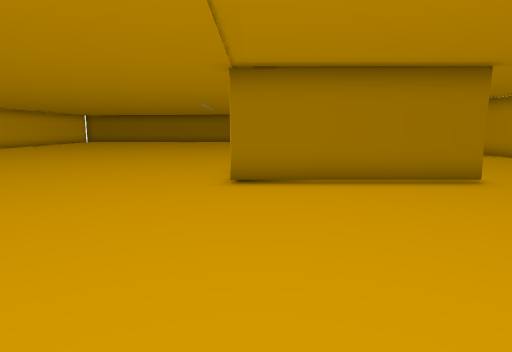
View 1 (above)

19 first-person views from a walk through a scene from a Unity 3-D project. The camera is 1.2 m above the floor, tilts 8° down and sees 75° across. The floor is counted in squares, 1 m on a side. Each view is taken from the middle of a square. On the plan, view 1 faces up. The plan holds only what a view shows up to about 14 squares ahead; the rest is blank. The player is left out.

View 2
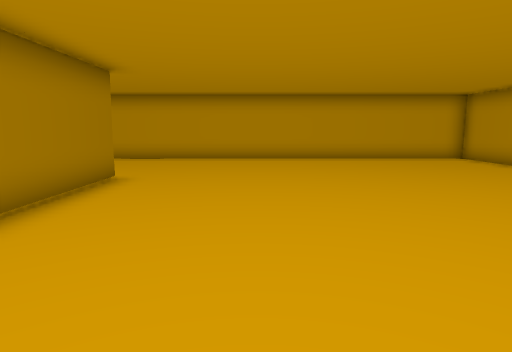

View 3
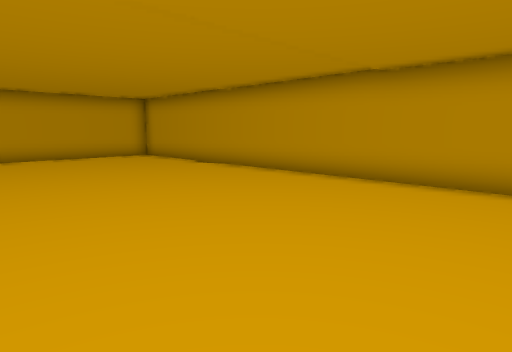

View 4
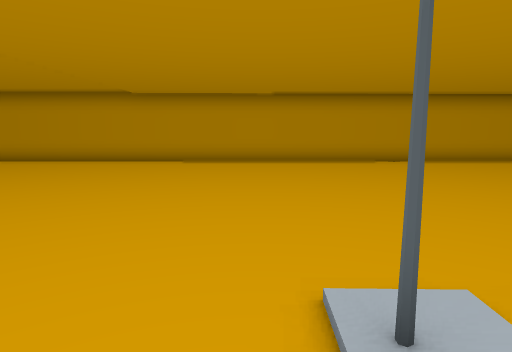

View 5
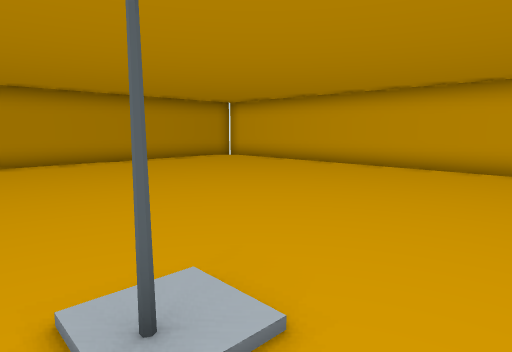

View 6
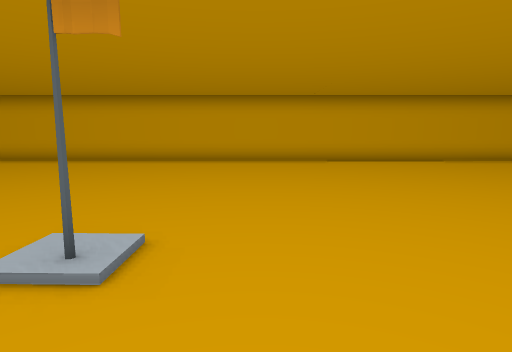

View 7
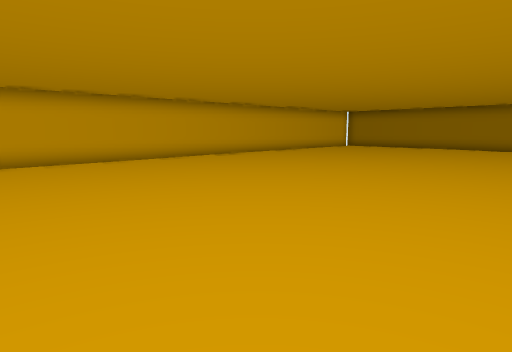

View 8
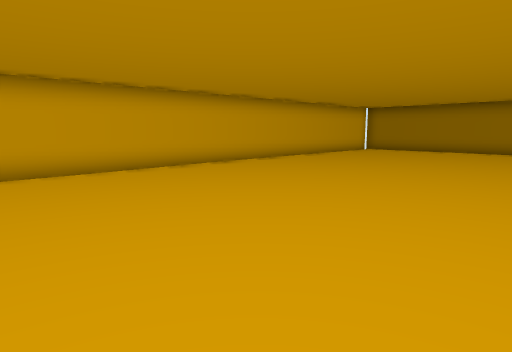

View 9
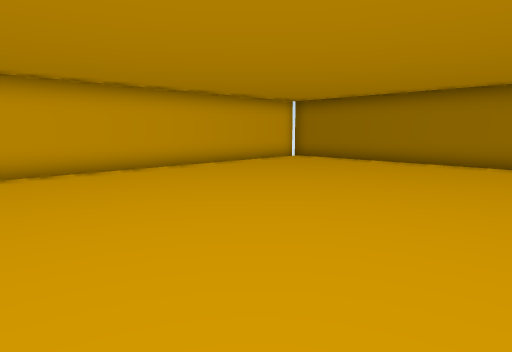

View 10
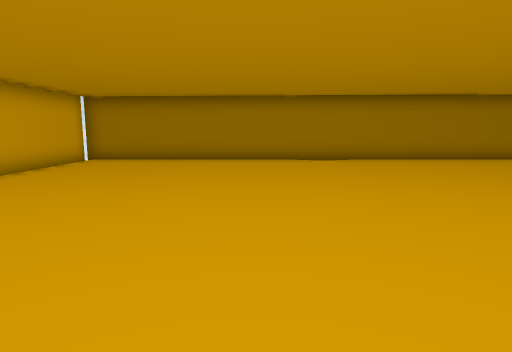

View 11
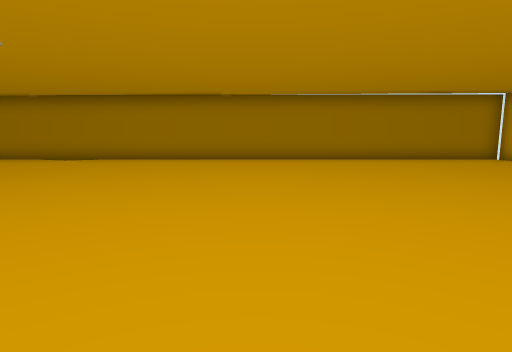

View 12
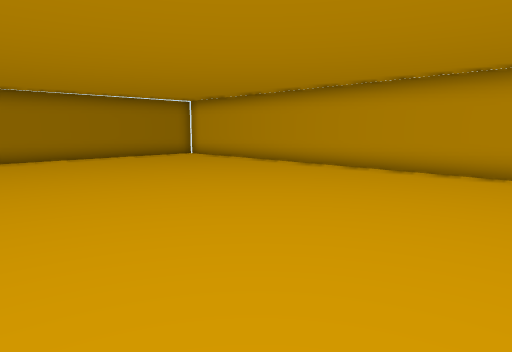

View 13
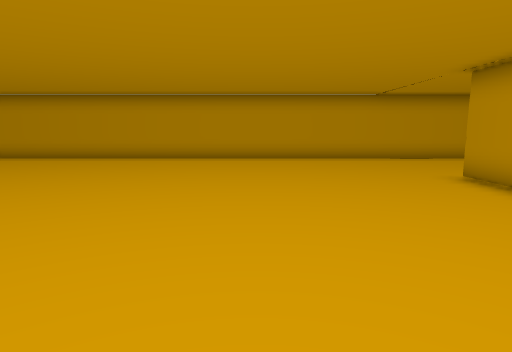

View 14
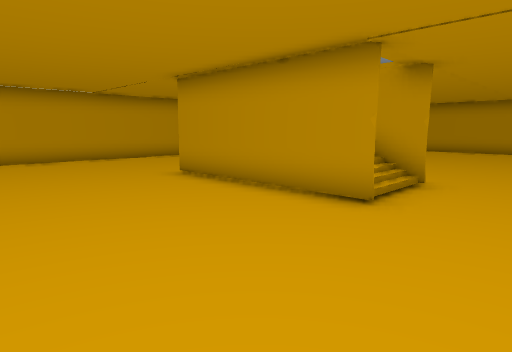

View 15
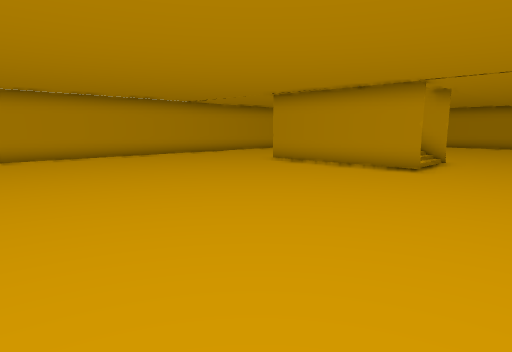

View 16
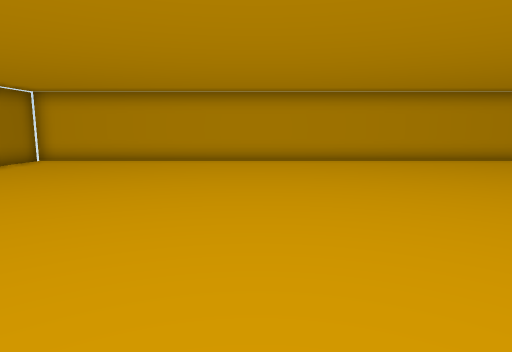

View 17
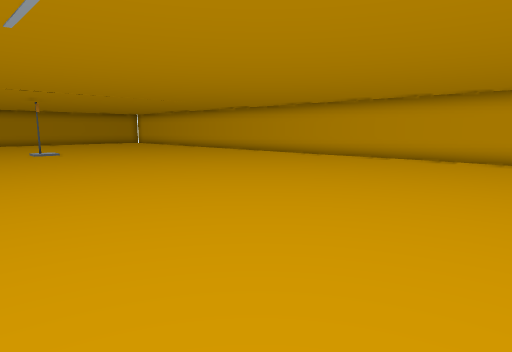

View 18
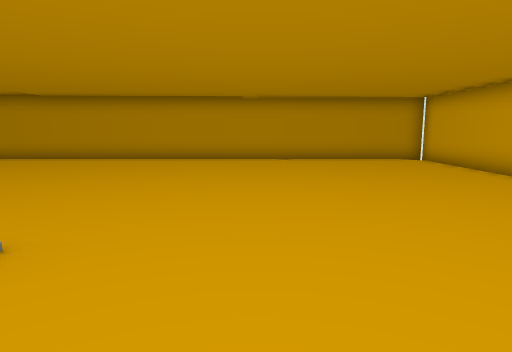

View 19
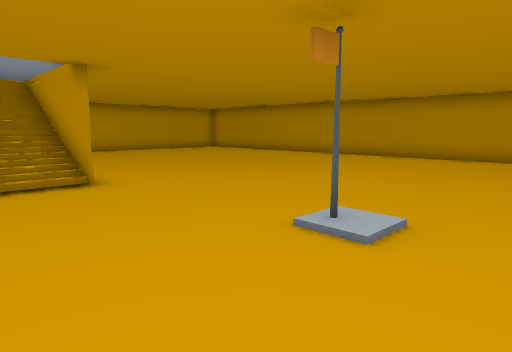

### Floor plan
Points are (right, up) in squares from view 1. A wall is a line through its corners. A room is listed if a view was taken in it or the views show most of it. See-through windows are left out.
Room 1 (views 1, 2, 3, 4, 5, 6, 7, 8, 9, 10, 11, 12, 13, 14, 15, 16, 17, 18, 19)
walls: (-0.7, 9.9) (5.2, 9.9); (-0.6, 7.6) (1.8, 7.5); (5.2, 7.4) (-0.6, 7.5); (-15.7, -4.6) (10.7, -4.5) (10.7, 31.3) (-15.7, 31.2) (-15.7, -4.6)

Where each view was taken, in squares from view 1:
view 1: 0 up, 0 right, facing up
view 2: 4 up, 3 left, facing right
view 3: 3 up, 4 left, facing down-right
view 4: 8 up, 5 left, facing down
view 5: 8 up, 5 left, facing down-left
view 6: 8 up, 3 left, facing left
view 7: 9 up, 3 left, facing up-left
view 8: 12 up, 6 left, facing up-left
view 9: 19 up, 6 left, facing up-left
view 10: 18 up, 9 left, facing up
view 11: 18 up, 1 right, facing up
view 12: 17 up, 1 right, facing up-right
view 13: 15 up, 3 left, facing right
view 14: 15 up, 3 left, facing down-right
view 15: 20 up, 4 left, facing down-right
view 16: 23 up, 2 left, facing right
view 17: 24 up, 2 left, facing down-left
view 18: 9 up, 9 left, facing down
view 19: 10 up, 8 left, facing down-right
